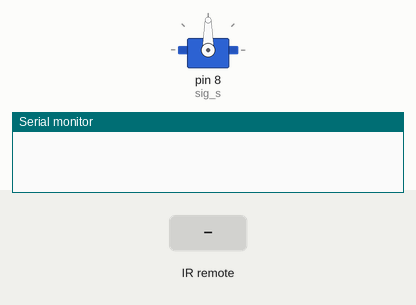
Recording of a sketch running on a simulated Arduino Uno, built with avr-gcc and run on an emulated ATmega328P. Parts: servo, the last lines printed to the serial monitor. Inputs (shaded band) come from the test bench.

Above: at 1.2 s.
1.3 s: infrared code 0xFE827D received
At 2.1 s:
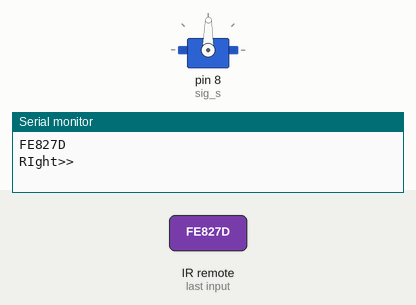
2.8 s: infrared code 0xFE42BD received
At 3.2 s:
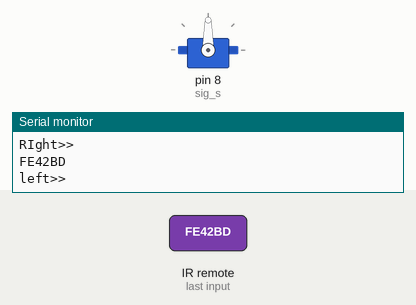
Timing chart, 0 to 5.8 s (numbered marks = the images above; inputs shaded):
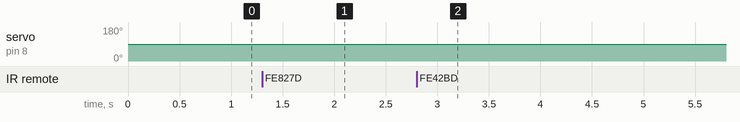

The sketch:

Remote_Servo.ino
```cpp
#include <IRremote.h>
#include <Servo.h>

const int sig_r = 7;
const int sig_s = 8;

int pos=90;
int change = 1;

IRrecv remote(sig_r);
decode_results code;

Servo servo;

const long  right = 0xFE827D;
const long  left = 0xFE42BD;
//const long  cont = 0xFFFFFFFF;
 long prev_val;


void setup()
{
  remote.enableIRIn();
  servo.attach(sig_s);
  servo.write(pos);
  Serial.begin (9600);
}

void loop()
{
  if (remote.decode(&code))
  {
    Serial.println(code.value,HEX);
    switch (code.value)
    {
      case(right):
      {
        prev_val = right;
        pos-=change;
        if (pos <=0){pos=0;}
        Serial.println("RIght>>");
        servo.write(pos);
        break;
      }
      case(left):
      {
        prev_val = left;
        pos+=change;
        if (pos >=180){pos=180;}
        Serial.println("left>>");
        servo.write(pos);
        break;
      }
      case(0xFFFFFFFF):
      {
        if (prev_val == right)
        {
          pos-=change;
          if (pos <=0){pos=0;}
          Serial.println("Continuing RIght>>");
          servo.write(pos);
        }
        else if (prev_val == left)
        {
          pos+=change;
          if (pos >=180){pos=180;}
          Serial.println("Continuing left>>");
          servo.write(pos);
        }
        break;
      }
      default:
      {}
    }
    remote.resume();
  }
}
```

Measured:
- after the input at 1.3 s, servo on pin 8 (sig_s): 90° → 89° at once
- after the input at 2.8 s, servo on pin 8 (sig_s): 89° → 90° at once
